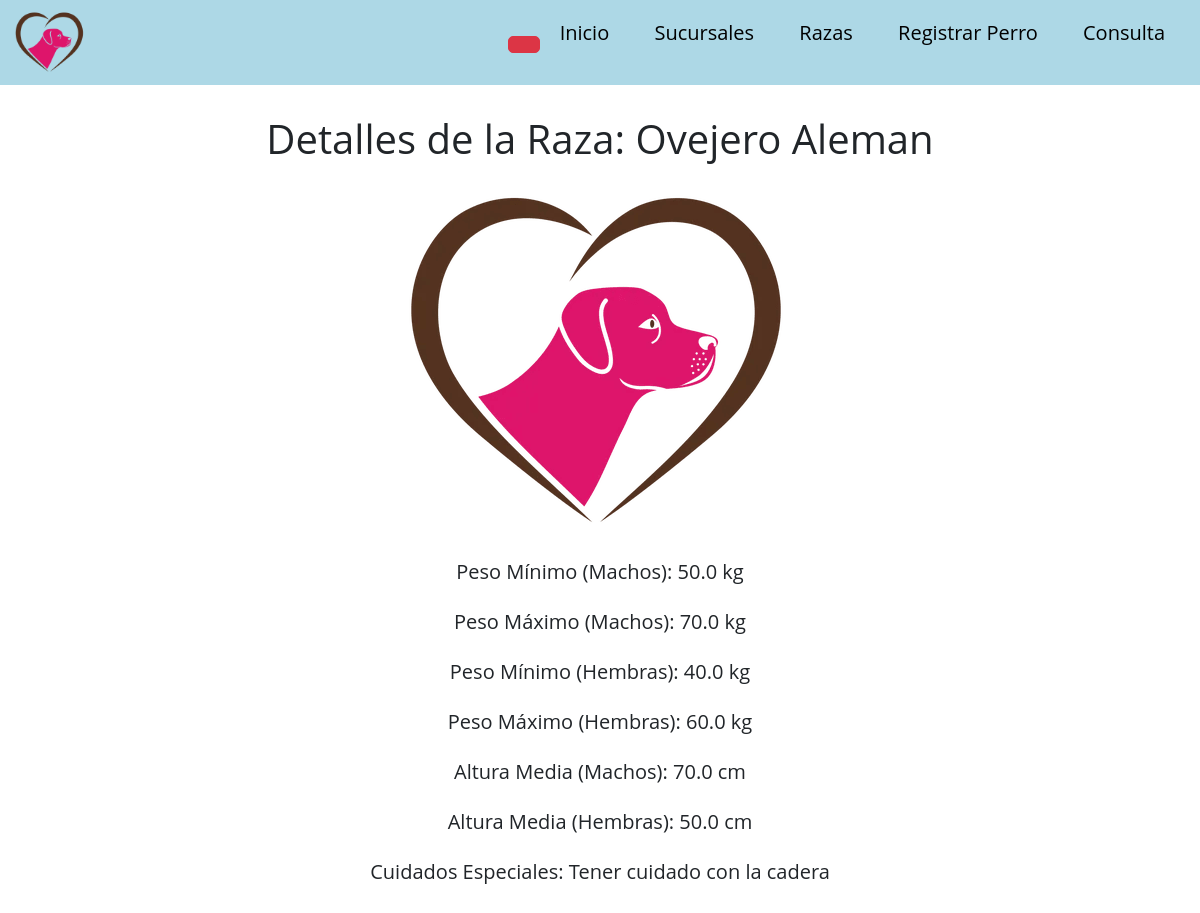
The page /detalles_raza/2/ on the database its author committed.
### app/models.py (models this page shows, shortened)
class Raza(models.Model):
    denominacion = models.CharField(max_length=255)
    pesoMinimoMachos = models.FloatField()
    pesoMaximoMachos = models.FloatField()
    pesoMinimoHembras = models.FloatField()
    pesoMaximoHembras = models.FloatField()
    alturaMediaMachos = models.FloatField()
    alturaMediaHembras = models.FloatField()
    cuidadosEspeciales = models.CharField(("cuidadosEspeciales"), max_length=180)

### app/views.py (the view)
# urls.py: path('detalles_raza/<int:raza_id>/', detalles_raza, name='detalles_raza'),
def detalles_raza(request, raza_id):
    try:
        raza = Raza.objects.get(pk=raza_id)
    except Raza.DoesNotExist:
        raise ("Raza inexistente")
    return render(request, 'detalles_raza.html', {'raza': raza})

### app/templates/detalles_raza.html
{% extends 'index.html' %}
{% load static %}
{% block head %}
<link rel="stylesheet" href="{% static 'CSS/styles.css' %}">
<link rel="stylesheet" href="https://cdn.jsdelivr.net/npm/bootstrap@4.0.0/dist/css/bootstrap.min.css">
<link rel="stylesheet" href="{% static 'JS/index.js' %}">
{% endblock %}
{% block content %}
    <div class="container mt-4">
        <div class="row">
            <div class="col-md-12 text-center">
                <h2>Detalles de la Raza: {{ raza.denominacion }}</h2>
                <img src="{% static 'IMG/Logo.png' %}" alt="{{ raza.denominacion }}">
                <p>Peso Mínimo (Machos): {{ raza.pesoMinimoMachos }} kg</p>
                <p>Peso Máximo (Machos): {{ raza.pesoMaximoMachos }} kg</p>
                <p>Peso Mínimo (Hembras): {{ raza.pesoMinimoHembras }} kg</p>
                <p>Peso Máximo (Hembras): {{ raza.pesoMaximoHembras }} kg</p>
                <p>Altura Media (Machos): {{ raza.alturaMediaMachos }} cm</p>
                <p>Altura Media (Hembras): {{ raza.alturaMediaHembras }} cm</p>
                <p>Cuidados Especiales: {{ raza.cuidadosEspeciales }}</p>
            </div>
        </div>
    </div>
    <br><br><br><br>
{% endblock %}

### app/static/CSS/styles.css (style rules this page uses)
* { box-sizing: border-box; margin: 0; padding: 0; font-family: 'Nunito', sans-serif; font-size: 20px; }
body { background-color: #fff59d; min-width: 400px; }
* { margin: 0; padding: 0; box-sizing: border-box; font-family: 'Open Sans', sans-serif; }

### rows shown on the page
Raza: denominacion "Ovejero Aleman", pesoMinimoMachos "50.0", pesoMaximoMachos "70.0", pesoMinimoHembras "40.0", pesoMaximoHembras "60.0", alturaMediaMachos "70.0", alturaMediaHembras "50.0", cuidadosEspeciales "Tener cuidado con la cadera"
